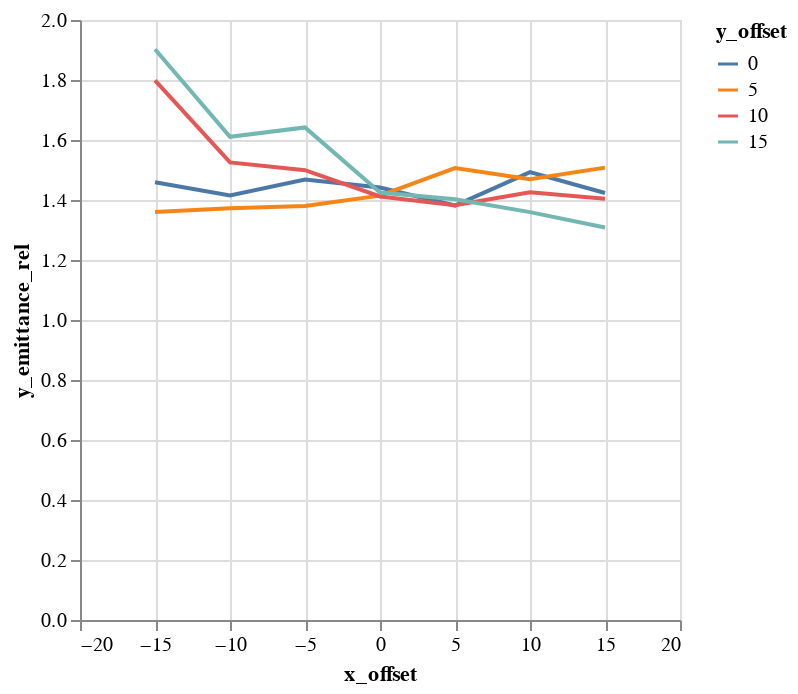

The code cell stored with this chart in its notebook:
### Code cell
alt.Chart(emit_df).mark_line().encode(
    color='y_offset:N',
    x='x_offset',
    y='y_emittance_rel',
)

### Figure 1 — Vega-Lite specification as saved in the notebook (floating-point values rounded to 4 significant figures)
{"$schema": "https://vega.github.io/schema/vega-lite/v1.2.1.json", "data": {"values": [{"losses": 0, "relbeta": 0.002308, "sourceID": 16777222, "sourceName": "x_-15_y_0", "x_emittance": 2.236, "x_emittance_rel": 1.379, "x_norm_emittance": 0.005162, "x_offset": -15, "y_emittance": 2.294, "y_emittance_rel": 1.459, "y_norm_emittance": 0.005296, "y_offset": 0}, {"losses": 0, "relbeta": 0.002308, "sourceID": 16777229, "sourceName": "x_-15_y_5", "x_emittance": 1.949, "x_emittance_rel": 1.223, "x_norm_emittance": 0.004498, "x_offset": -15, "y_emittance": 2.168, "y_emittance_rel": 1.36, "y_norm_emittance": 0.005004, "y_offset": 5}, {"losses": 0, "relbeta": 0.002308, "sourceID": 16777236, "sourceName": "x_-15_y_10", "x_emittance": 2.815, "x_emittance_rel": 1.74, "x_norm_emittance": 0.006497, "x_offset": -15, "y_emittance": 2.872, "y_emittance_rel": 1.799, "y_norm_emittance": 0.006629, "y_offset": 10}, {"losses": 0, "relbeta": 0.002308, "sourceID": 16777243, "sourceName": "x_-15_y_15", "x_emittance": 3.245, "x_emittance_rel": 1.942, "x_norm_emittance": 0.007492, "x_offset": -15, "y_emittance": 3.162, "y_emittance_rel": 1.903, "y_norm_emittance": 0.007299, "y_offset": 15}, {"losses": 0, "relbeta": 0.002308, "sourceID": 16777220, "sourceName": "x_-10_y_0", "x_emittance": 2.279, "x_emittance_rel": 1.431, "x_norm_emittance": 0.00526, "x_offset": -10, "y_emittance": 2.198, "y_emittance_rel": 1.415, "y_norm_emittance": 0.005073, "y_offset": 0}, {"losses": 0, "relbeta": 0.002308, "sourceID": 16777227, "sourceName": "x_-10_y_5", "x_emittance": 2.22, "x_emittance_rel": 1.376, "x_norm_emittance": 0.005125, "x_offset": -10, "y_emittance": 2.169, "y_emittance_rel": 1.372, "y_norm_emittance": 0.005006, "y_offset": 5}, {"losses": 0, "relbeta": 0.002308, "sourceID": 16777234, "sourceName": "x_-10_y_10", "x_emittance": 2.401, "x_emittance_rel": 1.615, "x_norm_emittance": 0.005544, "x_offset": -10, "y_emittance": 2.54, "y_emittance_rel": 1.525, "y_norm_emittance": 0.005863, "y_offset": 10}, {"losses": 0, "relbeta": 0.002308, "sourceID": 16777241, "sourceName": "x_-10_y_15", "x_emittance": 2.493, "x_emittance_rel": 1.719, "x_norm_emittance": 0.005754, "x_offset": -10, "y_emittance": 2.632, "y_emittance_rel": 1.611, "y_norm_emittance": 0.006076, "y_offset": 15}, {"losses": 0, "relbeta": 0.002308, "sourceID": 16777218, "sourceName": "x_-5_y_0", "x_emittance": 2.514, "x_emittance_rel": 1.5, "x_norm_emittance": 0.005803, "x_offset": -5, "y_emittance": 2.521, "y_emittance_rel": 1.468, "y_norm_emittance": 0.00582, "y_offset": 0}, {"losses": 0, "relbeta": 0.002308, "sourceID": 16777225, "sourceName": "x_-5_y_5", "x_emittance": 2.196, "x_emittance_rel": 1.442, "x_norm_emittance": 0.00507, "x_offset": -5, "y_emittance": 2.244, "y_emittance_rel": 1.38, "y_norm_emittance": 0.00518, "y_offset": 5}, {"losses": 0, "relbeta": 0.002308, "sourceID": 16777232, "sourceName": "x_-5_y_10", "x_emittance": 2.281, "x_emittance_rel": 1.509, "x_norm_emittance": 0.005266, "x_offset": -5, "y_emittance": 2.317, "y_emittance_rel": 1.5, "y_norm_emittance": 0.005349, "y_offset": 10}, {"losses": 0, "relbeta": 0.002308, "sourceID": 16777239, "sourceName": "x_-5_y_15", "x_emittance": 2.503, "x_emittance_rel": 1.479, "x_norm_emittance": 0.005778, "x_offset": -5, "y_emittance": 2.471, "y_emittance_rel": 1.642, "y_norm_emittance": 0.005703, "y_offset": 15}, {"losses": 0, "relbeta": 0.002308, "sourceID": 16777216, "sourceName": "x_0_y_0", "x_emittance": 2.317, "x_emittance_rel": 1.505, "x_norm_emittance": 0.005349, "x_offset": 0, "y_emittance": 2.215, "y_emittance_rel": 1.441, "y_norm_emittance": 0.005113, "y_offset": 0}, {"losses": 0, "relbeta": 0.002308, "sourceID": 16777223, "sourceName": "x_0_y_5", "x_emittance": 2.261, "x_emittance_rel": 1.468, "x_norm_emittance": 0.005219, "x_offset": 0, "y_emittance": 2.172, "y_emittance_rel": 1.415, "y_norm_emittance": 0.005013, "y_offset": 5}, {"losses": 0, "relbeta": 0.002308, "sourceID": 16777230, "sourceName": "x_0_y_10", "x_emittance": 2.098, "x_emittance_rel": 1.496, "x_norm_emittance": 0.004844, "x_offset": 0, "y_emittance": 2.083, "y_emittance_rel": 1.412, "y_norm_emittance": 0.004808, "y_offset": 10}, {"losses": 0, "relbeta": 0.002308, "sourceID": 16777237, "sourceName": "x_0_y_15", "x_emittance": 2.41, "x_emittance_rel": 1.363, "x_norm_emittance": 0.005563, "x_offset": 0, "y_emittance": 2.298, "y_emittance_rel": 1.425, "y_norm_emittance": 0.005304, "y_offset": 15}, {"losses": 0, "relbeta": 0.002308, "sourceID": 16777217, "sourceName": "x_5_y_0", "x_emittance": 2.292, "x_emittance_rel": 1.479, "x_norm_emittance": 0.005292, "x_offset": 5, "y_emittance": 2.313, "y_emittance_rel": 1.382, "y_norm_emittance": 0.00534, "y_offset": 0}, {"losses": 0, "relbeta": 0.002308, "sourceID": 16777224, "sourceName": "x_5_y_5", "x_emittance": 2.306, "x_emittance_rel": 1.44, "x_norm_emittance": 0.005324, "x_offset": 5, "y_emittance": 2.22, "y_emittance_rel": 1.507, "y_norm_emittance": 0.005125, "y_offset": 5}, {"losses": 0, "relbeta": 0.002308, "sourceID": 16777231, "sourceName": "x_5_y_10", "x_emittance": 2.003, "x_emittance_rel": 1.37, "x_norm_emittance": 0.004624, "x_offset": 5, "y_emittance": 2.203, "y_emittance_rel": 1.382, "y_norm_emittance": 0.005086, "y_offset": 10}, {"losses": 0, "relbeta": 0.002308, "sourceID": 16777238, "sourceName": "x_5_y_15", "x_emittance": 2.211, "x_emittance_rel": 1.384, "x_norm_emittance": 0.005105, "x_offset": 5, "y_emittance": 2.207, "y_emittance_rel": 1.402, "y_norm_emittance": 0.005095, "y_offset": 15}, {"losses": 0, "relbeta": 0.002308, "sourceID": 16777219, "sourceName": "x_10_y_0", "x_emittance": 2.24, "x_emittance_rel": 1.475, "x_norm_emittance": 0.005172, "x_offset": 10, "y_emittance": 2.387, "y_emittance_rel": 1.493, "y_norm_emittance": 0.00551, "y_offset": 0}, {"losses": 0, "relbeta": 0.002308, "sourceID": 16777226, "sourceName": "x_10_y_5", "x_emittance": 2.121, "x_emittance_rel": 1.465, "x_norm_emittance": 0.004897, "x_offset": 10, "y_emittance": 2.214, "y_emittance_rel": 1.47, "y_norm_emittance": 0.005111, "y_offset": 5}, {"losses": 0, "relbeta": 0.002308, "sourceID": 16777233, "sourceName": "x_10_y_10", "x_emittance": 2.27, "x_emittance_rel": 1.303, "x_norm_emittance": 0.005241, "x_offset": 10, "y_emittance": 2.299, "y_emittance_rel": 1.426, "y_norm_emittance": 0.005308, "y_offset": 10}, {"losses": 0, "relbeta": 0.002308, "sourceID": 16777240, "sourceName": "x_10_y_15", "x_emittance": 2.026, "x_emittance_rel": 1.288, "x_norm_emittance": 0.004676, "x_offset": 10, "y_emittance": 2.055, "y_emittance_rel": 1.36, "y_norm_emittance": 0.004743, "y_offset": 15}, {"losses": 0, "relbeta": 0.002308, "sourceID": 16777221, "sourceName": "x_15_y_0", "x_emittance": 2.298, "x_emittance_rel": 1.533, "x_norm_emittance": 0.005305, "x_offset": 15, "y_emittance": 2.246, "y_emittance_rel": 1.423, "y_norm_emittance": 0.005185, "y_offset": 0}, {"losses": 1, "relbeta": 0.002308, "sourceID": 16777228, "sourceName": "x_15_y_5", "x_emittance": 2.343, "x_emittance_rel": 1.491, "x_norm_emittance": 0.005409, "x_offset": 15, "y_emittance": 2.24, "y_emittance_rel": 1.508, "y_norm_emittance": 0.005171, "y_offset": 5}, {"losses": 0, "relbeta": 0.002308, "sourceID": 16777235, "sourceName": "x_15_y_10", "x_emittance": 2.402, "x_emittance_rel": 1.48, "x_norm_emittance": 0.005544, "x_offset": 15, "y_emittance": 2.269, "y_emittance_rel": 1.404, "y_norm_emittance": 0.005237, "y_offset": 10}, {"losses": 0, "relbeta": 0.002308, "sourceID": 16777242, "sourceName": "x_15_y_15", "x_emittance": 2.075, "x_emittance_rel": 1.37, "x_norm_emittance": 0.00479, "x_offset": 15, "y_emittance": 2.077, "y_emittance_rel": 1.308, "y_norm_emittance": 0.004794, "y_offset": 15}]}, "encoding": {"color": {"field": "y_offset", "type": "nominal"}, "x": {"field": "x_offset", "type": "quantitative"}, "y": {"field": "y_emittance_rel", "type": "quantitative"}}, "mark": "line"}
